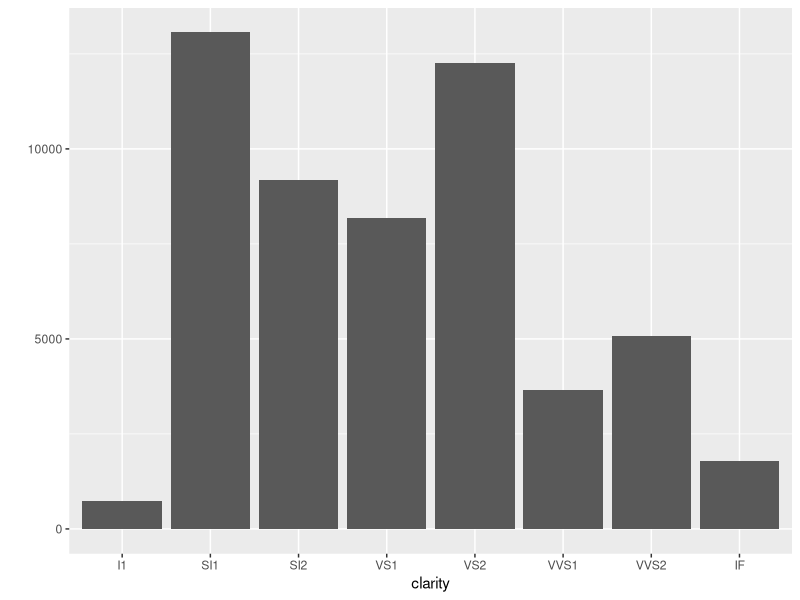
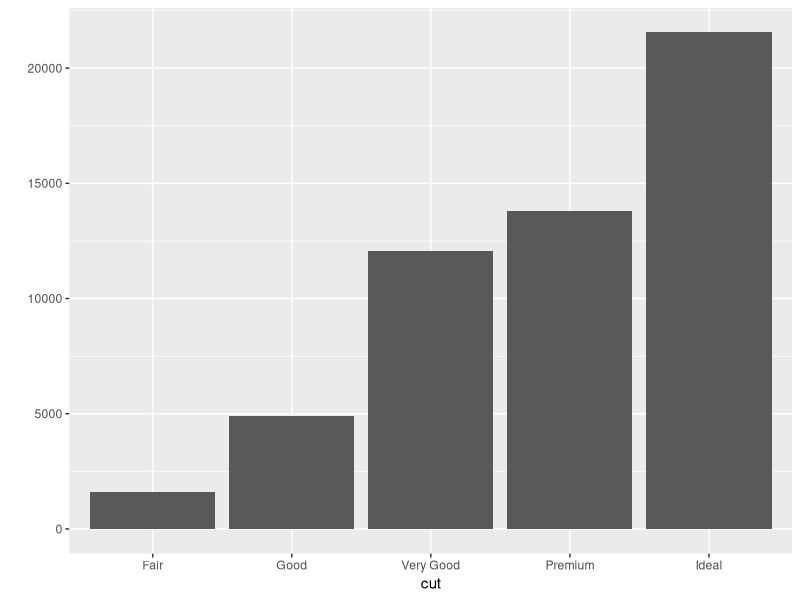
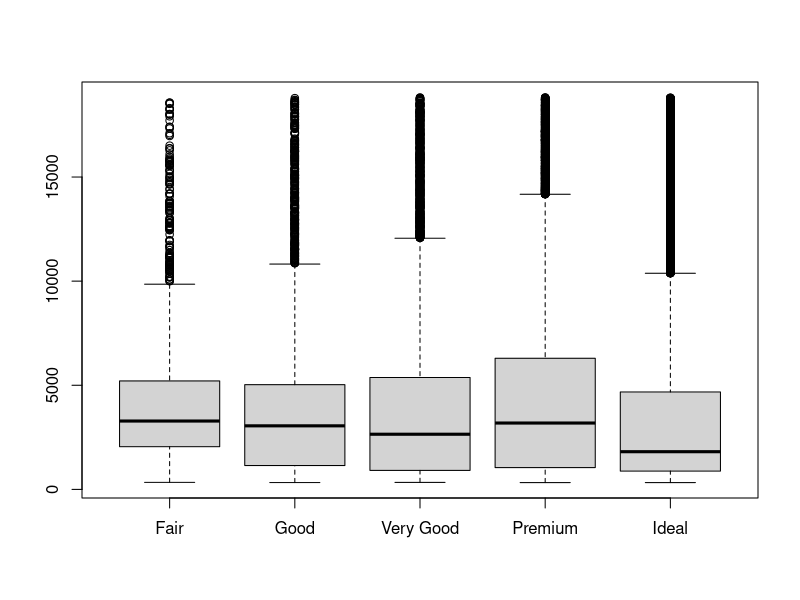

Write the R code that produced these figures, in order.
################################

#INTRODUCTION TO COLLABORATIVE RESEARCH
#Assignment1: In-class assignment
#Descriptive Statistics using R databases
#23 February 2016
#Mariam Sanjuch & Roberto Mart??nez B. Kukutschka

################################

#Packages used for the exercise:
library(dplyr)
library(rio)
library(ggplot2)

#Checking out the available databases:
data()

#We chose the database called "diamonds", which includes information regarding 
#the prices and attributes of almost 54,000 diamonds.
data(diamonds) 
names(diamonds)

#OVERLOOK OF THE DATASET:
head(diamonds)
length(diamonds) 
nrow(diamonds) 
sapply(diamonds, is.numeric) 
#The database contains 10 columns and 5390 rows
#The variables "cut", "color" and "clarity" are not numeric.

sapply(diamonds, function(x) sum(is.na(x)))
#There are no missing values in the database

#DESCRIPTIVES FOR NUMERIC VARIABLES
sapply(diamonds[,c(1,5:10)], mean) %>% round(digits=2) 
sapply(diamonds[,c(1,5:10)], sd) %>% round(digits=2)

table(diamonds$color)
table(diamonds$clarity)
table(diamonds$color, diamonds$clarity)


#Type of data by object

summary(diamonds)


#Frequencies of categorical variables in the database (color, purity and cut)
table(diamonds$color)
table(diamonds$clarity)
table(diamonds$cut)
table(diamonds$color, diamonds$clarity)


#Mean of price of each categorical variable
by(diamonds$price,list(diamonds$clarity),FUN=mean) 
by(diamonds$price,list(diamonds$cut),FUN=mean) 
by(diamonds$price,list(diamonds$color),FUN=mean)

#Plotting diamonds by clarity
diamonds$clarity <- ordered(diamonds$clarity, 
      levels = c("I1", "SI1", "SI2", "VS1", "VS2", "VVS1", "VVS2", "IF")) #Ordering clarity of diamonds from worst to best
qplot(x = clarity, data = diamonds)

qplot(x = cut, data = diamonds)

#Boxplot of price of diamonds by cut
split(diamonds$price, diamonds$cut) %>% boxplot()
